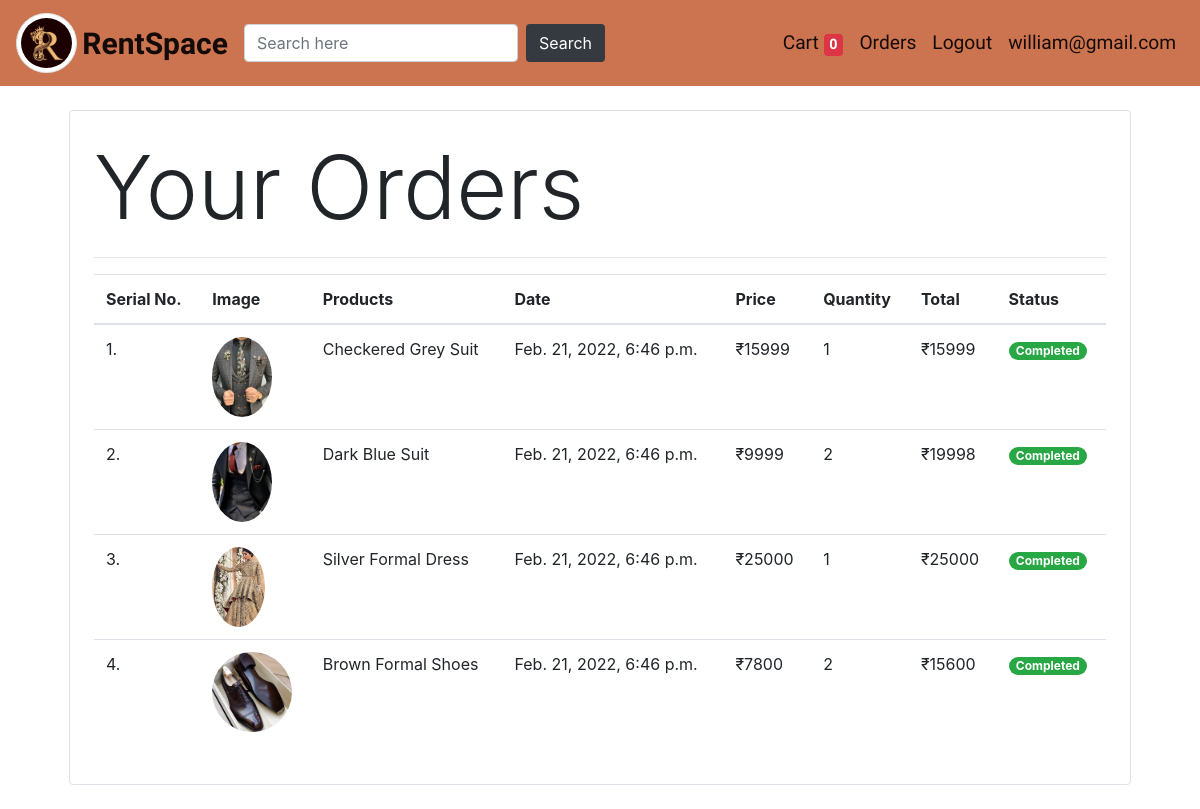
The page /orders (signed in) on the database its author committed.
### store/models/orders.py (models this page shows, shortened)
class Order(models.Model):
    product = models.ForeignKey(Product,
                                on_delete=models.CASCADE)
    customer = models.ForeignKey(Customer,
                                 on_delete=models.CASCADE)
    quantity = models.IntegerField(default=1)
    price = models.IntegerField()
    address = models.CharField(max_length=50, default='', blank=True)
    phone = models.CharField(max_length=15, default='', blank=True)
    date = models.DateTimeField(default=datetime.datetime.today)
    status = models.BooleanField(default=False)
    @staticmethod
    def get_orders_by_customer(customer_id):
        return Order.objects.filter(customer=customer_id).order_by('-date')

### store/models/product.py (models this page shows, shortened)
class Product(models.Model):
    name = models.CharField(max_length=50)
    price = models.IntegerField(default=0)
    category = models.ForeignKey(Category, on_delete=models.CASCADE, default=1)
    description = models.CharField(max_length=200, default='', null=True, blank=True)
    image = models.ImageField(upload_to='uploads/products/')

### store/views/orders.py (the view)
# urls.py: path('orders', Orders.as_view(), name='orders'),
class Orders(View):
    @method_decorator(auth_middleware)
    def get(self, request):
        customer = request.session.get('customer')
        orders = Order.get_orders_by_customer(customer)
        return render(request, 'orders.html', {'orders': orders})

### store/templatetags/cart.py (called while the page is built)
@register.filter(name='multiply')
def multiply(number, multiplier):
    return number*multiplier

### store/templatetags/custom_filter.py (called while the page is built)
@register.filter(name='currency')
def currency(number):
    return '₹'+str(number)

### store/templates/orders.html
{% extends 'base.html' %}
{% block content %}
{% load cart %}
{% load custom_filter %}
<div class="container">
    <div class="border rounded p-4 m-4">
        <p class="display-2">Your Orders</p>
        <hr>
        <table class="table">
            <thead>
                <tr>
                    <th>Serial No.</th>
                    <th>Image</th>
                    <th>Products</th>
                    <th>Date</th>
                    <th>Price</th>
                    <th>Quantity</th>
                    <th>Total</th>
                    <th>Status</th>
                </tr>
            </thead>
            <tbody>
                {% for order in orders %}
                <tr>
                    <td>{{ forloop.counter }}.</td>
                    <td><img style="height:80px;" class="rounded-circle" src="{{ order.product.image.url }}" alt=""></td>
                    <td>{{ order.product.name }}</td>
                    <td>{{ order.date }}</td>
                    <td>{{ order.price|currency }}</td>
                    <td>{{ order.quantity }}</td>
                    <td>{{ order.quantity|multiply:order.price|currency }}</td>
                    {% if not order.status %}
                    <td><small class="badge badge-pill badge-warning">Pending</small></td>
                    {% else %}
                    <td><small class="badge badge-pill badge-success">Completed</small></td>
                    {% endif %}
                </tr>
                {% endfor %}
            </tbody>
        </table>
    </div>
</div>
{% endblock %}

### rows shown on the page
Order: product.image (picture), product.name "Checkered Grey Suit", date "Feb. 21, 2022, 6:46 p.m.", price "₹15999", quantity "1", quantity|multiply "₹15999", status "Completed"
Order: product.image (picture), product.name "Dark Blue Suit", date "Feb. 21, 2022, 6:46 p.m.", price "₹9999", quantity "2", quantity|multiply "₹19998", status "Completed"
Order: product.image (picture), product.name "Silver Formal Dress", date "Feb. 21, 2022, 6:46 p.m.", price "₹25000", quantity "1", quantity|multiply "₹25000", status "Completed"
Order: product.image (picture), product.name "Brown Formal Shoes", date "Feb. 21, 2022, 6:46 p.m.", price "₹7800", quantity "2", quantity|multiply "₹15600", status "Completed"

### other values the page prints
{{ request.session.cart.keys|length }} "0"
{{ request.session.email }} "william@gmail.com"
